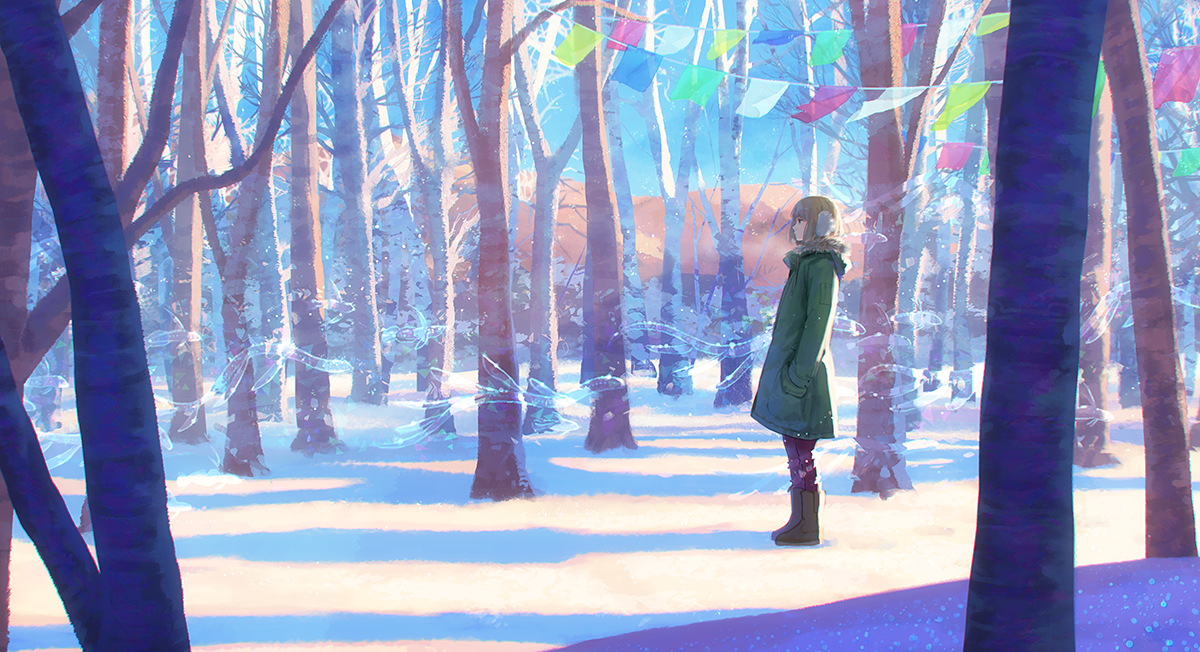
#> input picture assets/beatmaps/Deep Indigo/background.png, 1200 x 652 px, found by its file name
$ python resize_note_textures.py
#> lines starting #> are read from the running program, lines starting #| are printed output that depends on the picture
#!/usr/bin/env python3
"""Upscale note textures to 256x256 to match res/background.png."""
from pathlib import Path

try:
    from PIL import Image
except ImportError:
    raise SystemExit("Pillow required: pip install pillow")

ROOT = Path(__file__).resolve().parents[1] / "res"
TARGET = 256

ITEM_TEXTURES = (
    "background.png",
    "tap.png",
    "slider.png",
    "overlay.png",
    "holdpush_ring.png",
    "holdpush_0.png",
    "holdpush_10.png",
    "holdpush_20.png",
    "holdpush_30.png",
    "holdpush_40.png",
    "holdpush_50.png",
    "holdpush_60.png",
    "holdpush_70.png",
    "holdpush_80.png",
    "holdpush_90.png",
    "holdpush_100.png",
)

for name in ITEM_TEXTURES:
    path = ROOT / name
    if not path.exists():
        print(f"skip missing {path}")
        continue
    img = Image.open(path).convert("RGBA")
#> img is the input picture: PIL image 1200x652 RGBA; mean R, G, B, A 145.9, 154.7, 191, 255
    if img.size == (TARGET, TARGET):
        print(f"ok {name} already {TARGET}x{TARGET}")
        continue
    out = img.resize((TARGET, TARGET), Image.Resampling.LANCZOS)
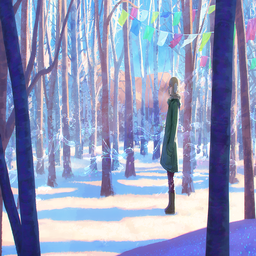
#> out: PIL image 256x256 RGBA; mean R, G, B, A 145.8, 154.7, 191, 255
    out.save(path)
    print(f"resized {name} {img.size} -> {TARGET}x{TARGET}")
#| resized background.png (1200, 652) -> 256x256
